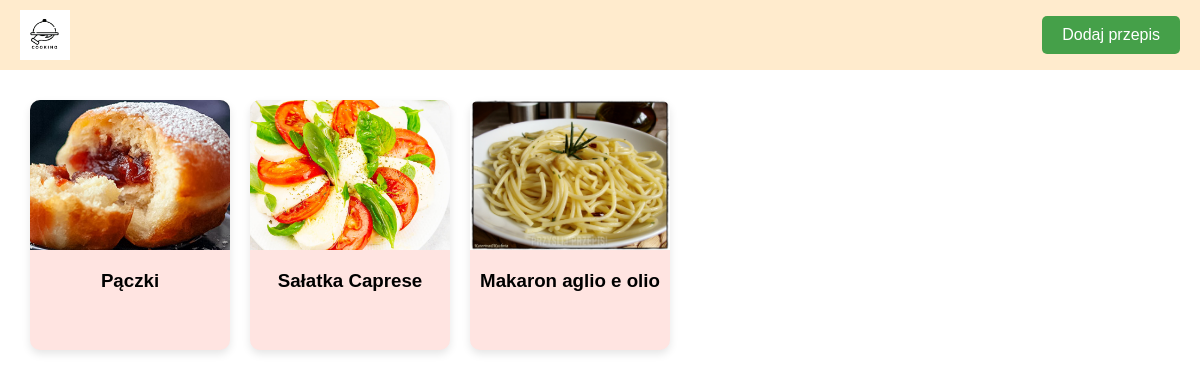
The page / on the database its author committed.
### tables this page shows
CREATE TABLE `product` (
  `ID` int(11) NOT NULL,
  `name` varchar(70) NOT NULL,
  `price` decimal(10,2) NOT NULL,
  `image` varchar(255) DEFAULT NULL,
  `description` text NOT NULL
);

### index.php (the view, shortened to what this page needs)
<!DOCTYPE html>
<html lang="pl">
<head>
    <link rel="stylesheet" href="style.css">
</head>
<body>
    <header class="flex-container topnav">
        <img src="img/logo.png" alt="logo" id="logo">
        <div>
            <a href="login.html">Dodaj przepis</a>
        </div>
    </header>
    <main class="flex-container-wrap">
        <?php
        include "db_connection.php";
        $sql = "SELECT * FROM product";
        $result = $conn->query($sql);
        if ($result->num_rows > 0) {
            while ($row = $result->fetch_assoc()) {
                if (isset($row["ID"])) {
                    echo "<a href='product.php?id=" . $row["ID"] . "' class='card'>";
                    echo "<div class='card-image' style='background-image: url(uploads/" . $row["image"] . ");'></div>";
                    echo "<div class='card-text'>";
                    echo "<h3>" . $row["name"] . "</h3>";
                    echo "</div>";
                    echo "</a>";
                } else {
                    echo "<p>Błąd: produkt nie zawiera 'ID'.</p>";
                }
            }
        } else {
            echo "<p>Brak produktów</p>";
        }
        ?>
    </main>
</body>
</html>

### style.css (style rules this page uses)
html, body { margin: 0; padding: 0; font-family: Arial, sans-serif; }
#logo { width: 50px; height: 50px; }
.flex-container { display: flex; justify-content: space-between; align-items: center; }
.flex-container-wrap { display: flex; flex-wrap: wrap; padding: 20px; }
.topnav { background-color: blanchedalmond; padding: 10px 20px; }
.card { background-color: mistyrose; width: 200px; height: 250px; margin: 10px; text-align: center; border-radius: 10px; overflow: hidden; box-shadow: 0 4px 8px rgba(0,0,0,0.1); transition: transform 0.2s; text-decoration: none; color: black; }
.card-image { width: 100%; height: 150px; background-size: cover; background-position: center; }
.card-text { padding: 10px; }
.card-text h3 { margin: 10px 0; }
.topnav div a { background-color: #45a049; color: white; padding: 10px 20px; text-align: center; text-decoration: none; display: inline-block; border-radius: 5px; transition: background-color 0.3s ease; }

### rows shown on the page
product: image (picture), name "Pączki"
product: image (picture), name "Sałatka Caprese"
product: image (picture), name "Makaron aglio e olio"
